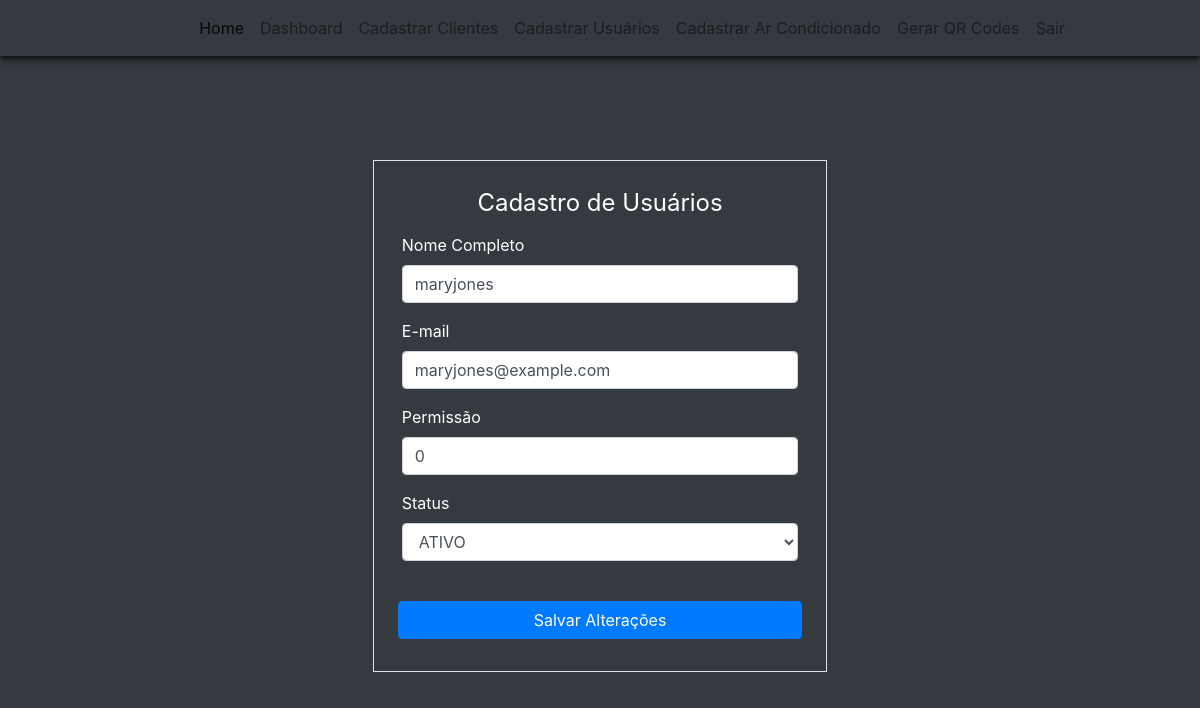
/edicao-usuario/5 (signed in), run on an earlier commit of the app's database.
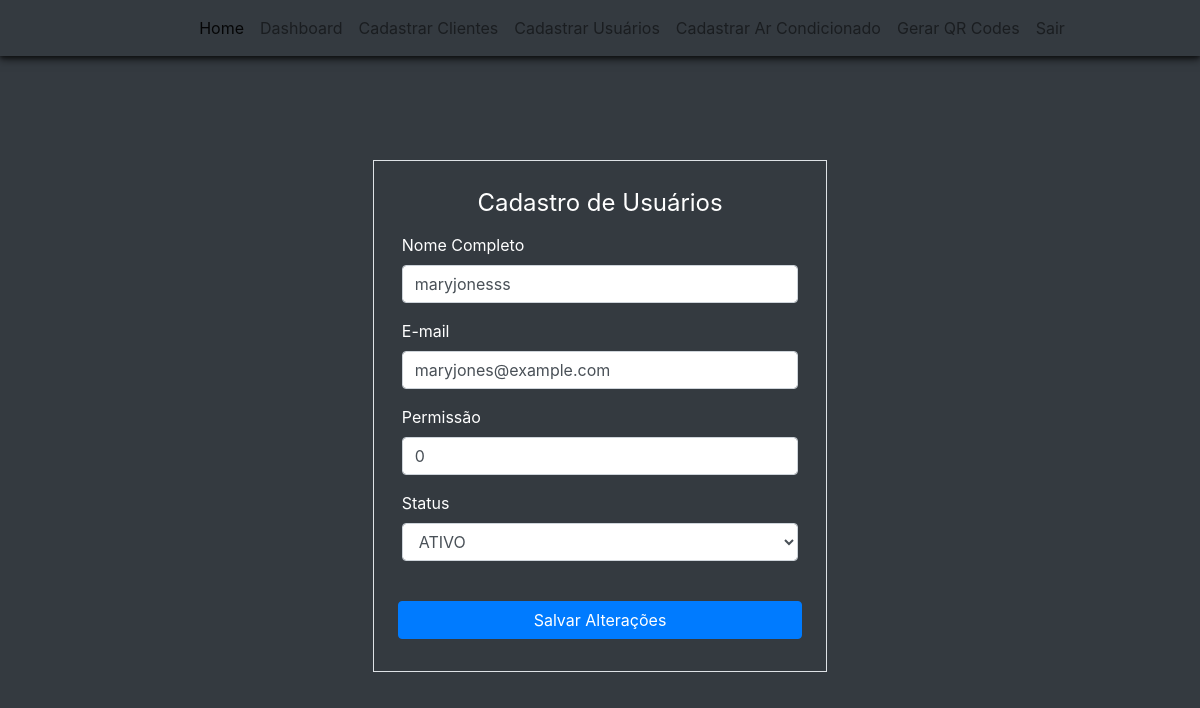
And on a later commit of the database.
### climaxcool/models.py (models this page shows)
class Users(database.Model, UserMixin):
    id = database.Column(database.Integer, primary_key=True)
    type_user = database.Column(database.String, nullable=False)
    username = database.Column(database.String, nullable=False, unique=True)
    email = database.Column(database.String, nullable=False, unique=True)
    password = database.Column(database.String, nullable=False)
    status_user = database.Column(database.String, default="ATIVO")
    permission_user = database.Column(database.Integer, default=0)
    equipment = database.relationship('Equipments', backref='created_by_user', lazy=True)
    date_last_update = database.Column(database.DateTime, default=datetime.utcnow, onupdate=datetime.utcnow)
    id_customer = database.Column(database.Integer, database.ForeignKey('customers.id'), nullable=False)

### climaxcool/routes/routes.py (the view)
@app.route('/edicao-usuario/<user_id>', methods=['GET', 'POST'])
@login_required
def user_update(user_id):
    user_update = user_viewmodel.user_update(user_id)
    return user_update

### climaxcool/forms.py (shortened to what this page needs)
class FormUsersRegistration(FlaskForm):
    edit_mode = HiddenField()
    type_user = RadioField('Tipo de Usuário', choices=["Funcionário", "Externo"],  validators=[DataRequired()])
    username = StringField('Nome Completo', validators=[DataRequired(), Length(3, 50)])
    email = StringField('E-mail', validators=[Optional(), Email()])
    password = PasswordField('Senha', validators=[DataRequired(), Length(6, 20)])
    password_check = PasswordField('Confirmação de Senha', validators=[DataRequired(), EqualTo('password')])
    permission_user = StringField('Permissão', validators=[DataRequired()])
    status_user = SelectField('Status', validators=[Optional()], choices=['ATIVO', 'INATIVO'])
    btn_submit_user_registration = SubmitField('Cadastrar Usuário')

### climaxcool/models.py (called while the page is built)
@login_manager.user_loader
def load_user(id_user):
    return Users.query.get(int(id_user))

### climaxcool/templates/users_update.html (shortened to what this page needs)
{% extends 'nav_logged.html' %}
{% block bodynav %}
<div class="d-flex justify-content-center align-items-center bg-dark" style="padding-top: 30px; height: 100vh;">
    <div class="bg-dark text-white">
        <div class="col">
            <div>
                <form method="POST" action="" class="border p-4 mt-2 mb-2">
                    <legend class="text-center">Cadastro de Usuários</legend>
                    <fieldset>
                        <div class="row form-group mt-1 mx-1">
                            {{ form_users.username.label(class="form-label") }}
                            {{ form_users.username(class="form-control", placeholder="nome") }}
                        </div>
                        <div class="row form-group mt-1 mx-1">
                            {{ form_users.email.label(class="form-label") }}
                            {{ form_users.email(class="form-control", placeholder="exemplo@gmail.com") }}
                        </div>
                        <div class="row form-group mt-1 mx-1">
                            {{ form_users.permission_user.label(class="form-label") }}
                            {{ form_users.permission_user(class="form-control") }}
                        </div>
                        <div class="row form-group mt-1 mx-1">
                            {{ form_users.status_user.label(class="form-label") }}
                            {{ form_users.status_user(class="form-control w-100", rows="1") }}
                        </div>
                    </fieldset>
                    <div class="w-auto">
                        <button class="w-100 btn btn-primary mt-4 mb-2" type="submit">Salvar Alterações</button>
                    </div>
                </form>
            </div>
        </div>
    </div>
</div>
{% endblock %}

What changed in the data, as far as the page shows it:
changed Users "maryjones@example.com": username "maryjones" → "maryjonesss"
